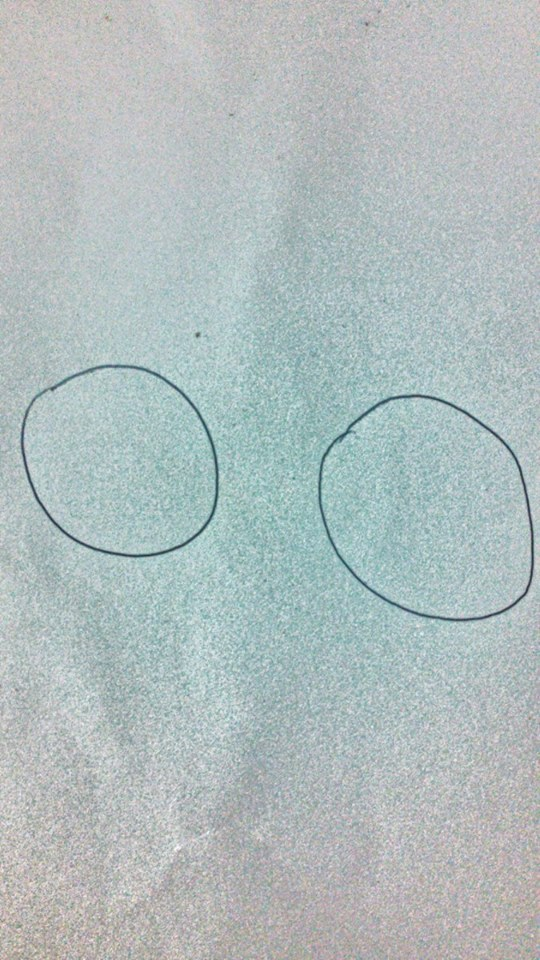
#> input picture sampel.jpg, 540 x 960 px
$ python edge.py
#> lines starting #> are read from the running program, lines starting #| are printed output that depends on the picture
''' file name : canny.py

Description : This sample shows how to find edges using canny edge detection

This is Python version of this tutorial : http://opencv.itseez.com/doc/tutorials/imgproc/imgtrans/canny_detector/canny_detector.html

Level : Beginner

Benefits : Learn to apply canny edge detection to images.

Usage : python canny.py

Written by : Abid K. (abidrahman2@gmail.com) , Visit opencvpython.blogspot.com for more tutorials '''


import cv2
import numpy as np

def CannyThreshold(lowThreshold):
    detected_edges = cv2.GaussianBlur(gray,(3,3),0)
    detected_edges = cv2.Canny(detected_edges,lowThreshold,lowThreshold*ratio,apertureSize = kernel_size)
    dst = cv2.bitwise_and(img,img,mask = detected_edges)  # just add some colours to edges from original image.
    cv2.imshow('canny demo',dst)

lowThreshold = 0
max_lowThreshold = 100
ratio = 3
kernel_size = 3

img = cv2.imread('sampel.jpg')
#> img is the input picture: shape (960, 540, 3); mean B, G, R 189.8, 189.3, 177.4
gray = cv2.cvtColor(img,cv2.COLOR_BGR2GRAY)
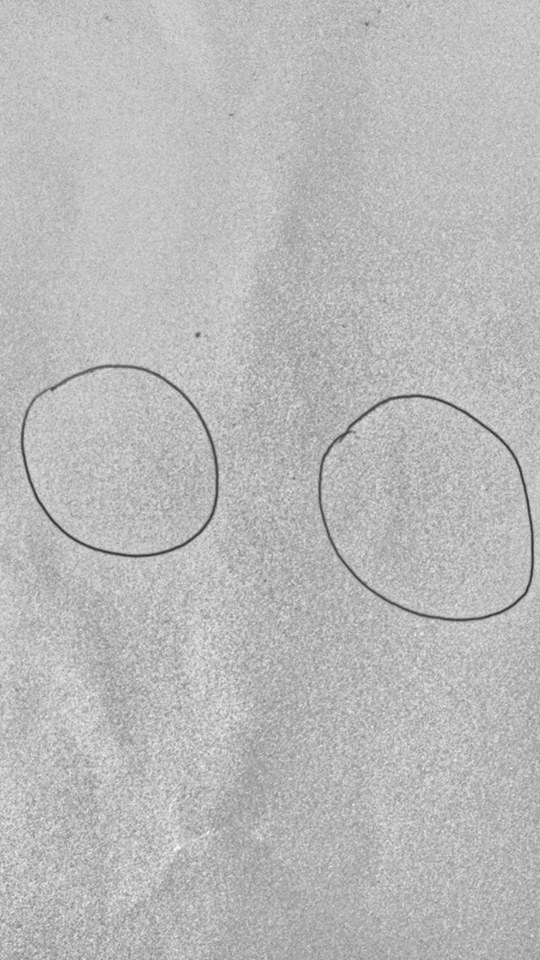
#> gray: shape (960, 540); min 46, max 251, mean 185.8

cv2.namedWindow('canny demo')

cv2.createTrackbar('Min threshold','canny demo',lowThreshold, max_lowThreshold, CannyThreshold)
#> slider 'Min threshold' is set to 20

CannyThreshold(0)  # initialization
#> in CannyThreshold, `detected_edges = cv2.Canny(detected_edges,lowThreshold,lowThreshold*ra..`:
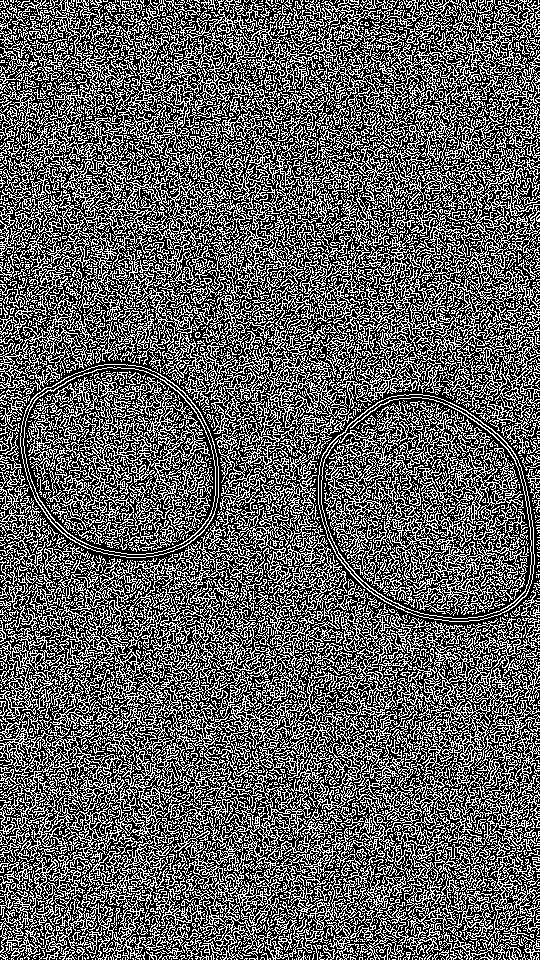
#> detected_edges: shape (960, 540); 37.9% white in thin lines or dots
#> in CannyThreshold, `dst = cv2.bitwise_and(img,img,mask = detected_edges)`:
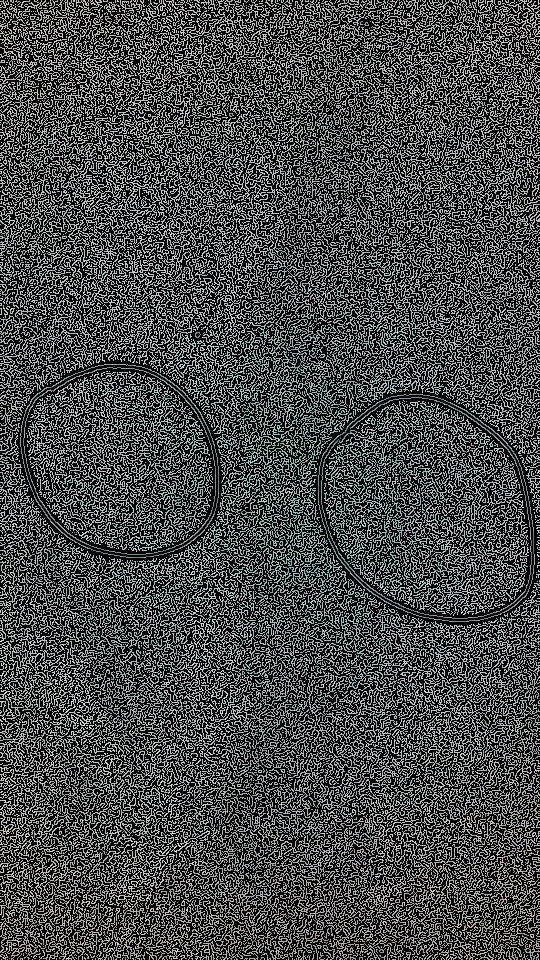
#> dst: shape (960, 540, 3); mean B, G, R 71.9, 71.7, 67.2
if cv2.waitKey(0) == 27:
#> call 2 of CannyThreshold, with lowThreshold = 20
#> in CannyThreshold (call 2), `detected_edges = cv2.Canny(detected_edges,lowThreshold,lowThreshold*ra..`:
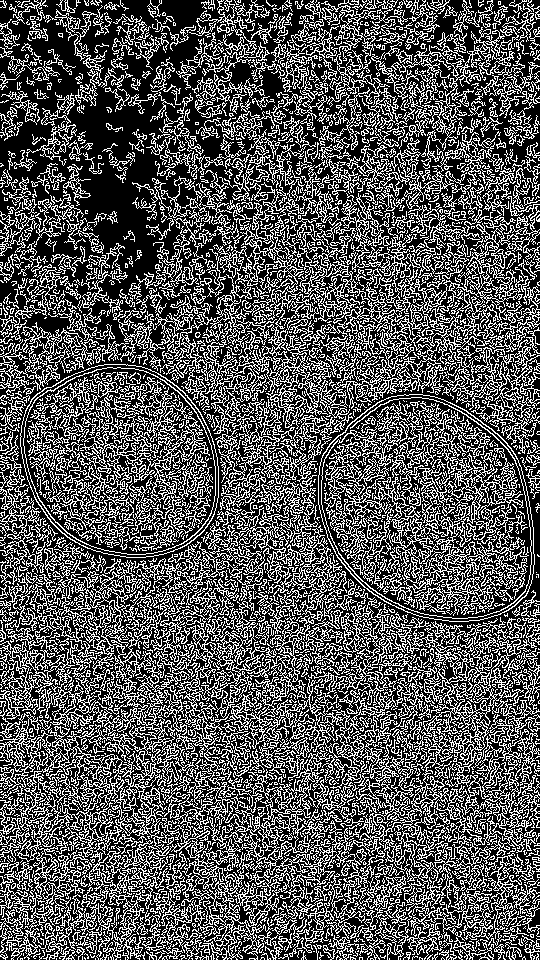
#> detected_edges: shape (960, 540); 33.9% white in thin lines or dots
#> in CannyThreshold (call 2), `dst = cv2.bitwise_and(img,img,mask = detected_edges)`:
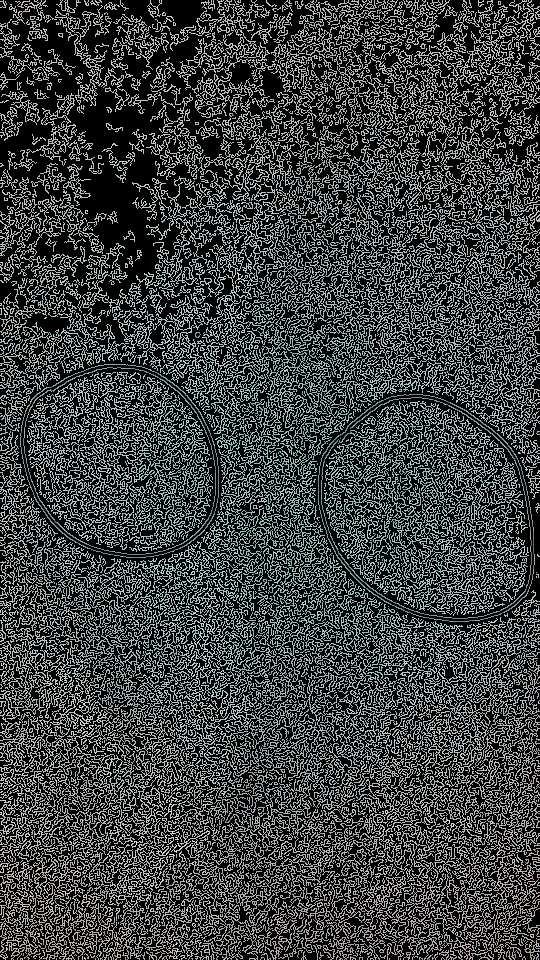
#> dst: shape (960, 540, 3); mean B, G, R 64.1, 64, 59.8
#> (key Esc is pressed here)
    cv2.destroyAllWindows()

# visit for output results : http://opencvpython.blogspot.com/2012/06/image-derivatives-sobel-and-scharr.html
